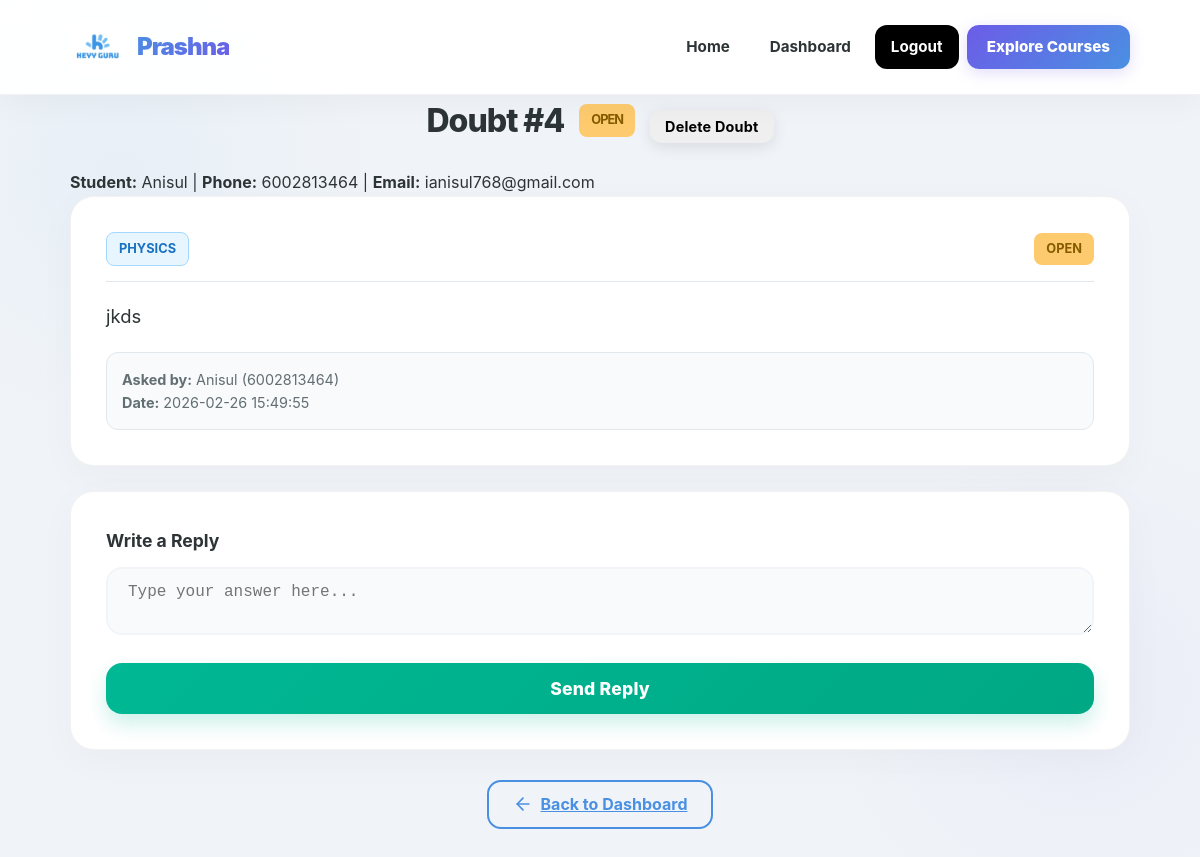
Page /mentor/view_doubt.php?id=4 (signed in) on the committed database.
### tables this page shows
CREATE TABLE doubts (
        id INTEGER PRIMARY KEY AUTOINCREMENT,
        student_id INTEGER NOT NULL,
        subject TEXT NOT NULL,
        question_text TEXT NOT NULL,
        status TEXT NOT NULL DEFAULT 'open' CHECK(status IN ('open','answered')),
        created_at DATETIME NOT NULL DEFAULT (datetime('now')),
        answered_at DATETIME DEFAULT NULL,
        FOREIGN KEY (student_id) REFERENCES users(id) ON DELETE CASCADE
    );

CREATE TABLE users (
        id INTEGER PRIMARY KEY AUTOINCREMENT,
        role TEXT NOT NULL DEFAULT 'student' CHECK(role IN ('student','mentor')),
        name TEXT NOT NULL,
        phone TEXT NOT NULL,
        email TEXT DEFAULT NULL,
        password_hash TEXT NOT NULL,
        created_at DATETIME NOT NULL DEFAULT (datetime('now'))
    );

### helpers.php (called while the page is built, shortened)
<?php
function h(?string $s): string {
    return htmlspecialchars($s ?? '', ENT_QUOTES, 'UTF-8');
}

### mentor/view_doubt.php (the view, shortened to what this page needs)
<?php
require_once __DIR__ . '/../helpers.php';
$pdo = getDB();
$id = (int)($_GET['id'] ?? 0);
$stmt = $pdo->prepare("SELECT d.*, u.name as student_name, u.phone as student_phone, u.email as student_email FROM doubts d JOIN users u ON d.student_id = u.id WHERE d.id = ?");
$stmt->execute([$id]);
$doubt = $stmt->fetch();
?>
<!DOCTYPE html>
<html lang="en">
<head>
    <link rel="stylesheet" href="/css/style.css">
</head>
<body>
    <nav class="navbar">
        <div class="container">
            <a href="/" class="brand">
                <img src="/css/logo.jpg" alt="<?= h(APP_NAME) ?> Logo" class="logo">
                <span><?= h(APP_NAME) ?></span>
            </a>
            <div class="nav-links" id="navLinks">
                <a href="/">Home</a>
                <a href="/mentor/dashboard.php">Dashboard</a>
                <a href="/logout.php" class="btn-heyyguru">Logout</a>
                <a href="https://heyyguru.in/courses" class="btn-explore">Explore Courses</a>
            </div>
        </div>
    </nav>
    <div class="container">
        <h1 class="page-title" style="display:flex; justify-content:center; align-items:center; gap:15px;">
            Doubt #<?= $id ?>
            <span class="badge badge-<?= $doubt['status'] ?>"><?= h($doubt['status']) ?></span>
            <form method="POST" onsubmit="return confirm('Are you sure you want to delete this doubt?');" style="display:inline;">
                <button type="submit" name="delete_doubt" class="btn btn-sm btn-danger" style="padding: 8px 15px; font-size: 0.9rem;">Delete Doubt</button>
            </form>
        </h1>
        <div class="student-info">
            <strong>Student:</strong> <?= h($doubt['student_name']) ?> |
            <strong>Phone:</strong> <?= h($doubt['student_phone']) ?>
            <?php if ($doubt['student_email']): ?> | <strong>Email:</strong> <?= h($doubt['student_email']) ?><?php endif; ?>
        </div>
        <div class="card doubt-detail-card">
            <div class="doubt-header" style="display:flex; justify-content:space-between; align-items:center; margin-bottom:20px; padding-bottom:15px; border-bottom:1px solid var(--border);">
                <span class="badge badge-secondary" style="background:#e7f5ff; color:#1971c2; border:1px solid #a5d8ff;"><?= h($doubt['subject']) ?></span>
                <span class="badge badge-<?= $doubt['status'] ?>"><?= h($doubt['status']) ?></span>
            </div>
            <div class="doubt-content">
                <p style="white-space:pre-wrap; font-size:1.15rem; color:var(--text); line-height:1.6; margin-bottom:20px;"><?= h($doubt['question_text']) ?></p>
                <div class="doubt-footer" style="font-size:0.9rem; color:var(--text-light); background:#f8fafc; padding:15px; border-radius:12px; border:1px solid var(--border);">
                    <strong>Asked by:</strong> <?= h($doubt['student_name']) ?> (<?= h($doubt['student_phone']) ?>)<br>
                    <strong>Date:</strong> <?= h($doubt['created_at']) ?>
                </div>
            </div>
        </div>
        <div class="card">
            <h2 style="font-size:1.1rem;margin-bottom:12px;">Write a Reply</h2>
            <form method="POST">
                <div class="form-group">
                    <textarea name="answer_text" required placeholder="Type your answer here..."><?= h($_POST['answer_text'] ?? '') ?></textarea>
                </div>
                <button type="submit" class="btn btn-primary btn-block" style="background: linear-gradient(135deg, var(--success) 0%, #00a884 100%); font-weight: 800; padding: 15px; border-radius: 16px; font-size: 1.1rem; box-shadow: 0 10px 20px rgba(0, 184, 148, 0.2);">Send Reply</button>
            </form>
        </div>
        <div style="margin: 30px 0; text-align: center;">
            <a href="/mentor/dashboard.php" class="btn-outline">
                <svg xmlns="http://www.w3.org/2000/svg" width="20" height="20" viewBox="0 0 24 24" fill="none" stroke="currentColor" stroke-width="2" stroke-linecap="round" stroke-linejoin="round"><line x1="19" y1="12" x2="5" y2="12"></line><polyline points="12 19 5 12 12 5"></polyline></svg>
                Back to Dashboard
            </a>
        </div>
    </div>
</body>
</html>

### css/style.css (style rules this page uses)
* { margin: 0; padding: 0; box-sizing: border-box; }
:root { --primary: #4A90E2; --primary-light: #EBF3FF; --primary-dark: #357ABD; --secondary: #6C5CE7; --accent: #FF7675; --bg: #F0F4F8; --card: #FFFFFF; --text: #2D3436; --text-light: #636E72; --border: #E1E8ED; --success: #00B894; --danger: #D63031; --warning: #FDCB6E; --radius: 16px; --shadow: 0 10px 30px rgba(0,0,0,0.05); --transition: all 0.3s cubic-bezier(0.4, 0, 0.2, 1); }
body { font-family: 'Inter', 'Segoe UI', system-ui, -apple-system, sans-serif; background: var(--bg); color: var(--text); line-height: 1.6; min-height: 100vh; background-image: radial-gradient(circle at 10% 20%, rgba(74, 144, 226, 0.05) 0%, transparent 20%), radial-gradient(circle at 90% 80%, rgba(108, 92, 231, 0.05) 0%, transparent 20%); }
.container { max-width: 1100px; margin: 0 auto; padding: 0 20px; }
.navbar { background: rgba(255, 255, 255, 0.95); backdrop-filter: blur(15px); -webkit-backdrop-filter: blur(15px); padding: 12px 0; box-shadow: 0 8px 32px rgba(0,0,0,0.04); position: sticky; top: 0; z-index: 1000; border-bottom: 1px solid rgba(0,0,0,0.05); }
.navbar .container { display: flex; justify-content: space-between; align-items: center; position: relative; height: 70px; }
.navbar .brand { display: flex; align-items: center; gap: 12px; text-decoration: none; flex-shrink: 0; }
.navbar .logo { height: 55px; width: 55px; border-radius: 12px; object-fit: cover; }
.navbar .brand span { font-size: 1.5rem; font-weight: 900; background: linear-gradient(135deg, var(--primary) 0%, var(--secondary) 100%); -webkit-background-clip: text; -webkit-text-fill-color: transparent; letter-spacing: -1px; }
.navbar .nav-links { display: flex; gap: 8px; align-items: center; margin-left: auto; }
.navbar .nav-links a { color: var(--text); font-weight: 700; font-size: 0.95rem; padding: 10px 16px; border-radius: 12px; transition: var(--transition); text-decoration: none; white-space: nowrap; }
.btn-explore { background: linear-gradient(135deg, #6C5CE7 0%, #4A90E2 100%) !important; color: #fff !important; padding: 10px 20px !important; border-radius: 12px !important; font-weight: 800 !important; text-decoration: none !important; transition: all 0.4s cubic-bezier(0.175, 0.885, 0.32, 1.275) !important; display: inline-flex !important; align-items: center !important; gap: 8px !important; border: none !important; box-shadow: 0 4px 15px rgba(108, 92, 231, 0.2) !important; position: relative; overflow: hidden; }
.btn-explore::after { content: ''; position: absolute; top: -50%; left: -50%; width: 200%; height: 200%; background: rgba(255,255,255,0.1); transform: rotate(45deg); transition: 0.5s; opacity: 0; }
.badge { padding: 6px 12px; border-radius: 8px; font-size: 0.8rem; font-weight: 700; text-transform: uppercase; }
.badge-open { background: var(--warning); color: #855B00; }
.badge-secondary { background: var(--primary-light); color: var(--primary); }
.form-group { margin-bottom: 20px; }
.btn { display: inline-block; padding: 12px 28px; border-radius: 12px; font-weight: 700; letter-spacing: 0.2px; box-shadow: 0 4px 15px rgba(0,0,0,0.1); cursor: pointer; transition: var(--transition); text-decoration: none; border: none; font-family: inherit; }
.btn-primary { background: linear-gradient(135deg, var(--primary) 0%, var(--primary-dark) 100%); color: #fff; }
.btn-block { display: block; width: 100%; }
.card { background: var(--card); border-radius: 24px; padding: 35px; margin-bottom: 25px; border: 1px solid rgba(0,0,0,0.05); box-shadow: 0 10px 40px rgba(0,0,0,0.03); transition: var(--transition); }
.form-group input, .form-group select, .form-group textarea { width: 100%; padding: 14px 20px; border: 2px solid #F1F5F9; border-radius: 16px; font-size: 1rem; transition: all 0.3s ease; background: #F8FAFC; }
.btn-outline { background: transparent; color: var(--primary); border: 2px solid var(--primary); padding: 10px 24px; border-radius: 14px; font-weight: 700; display: inline-flex; align-items: center; gap: 8px; transition: var(--transition); }
.btn-heyyguru { background: #000; color: #fff !important; padding: 10px 20px; border-radius: 12px; font-weight: 700; text-decoration: none; transition: var(--transition); display: inline-flex; align-items: center; gap: 8px; }
.page-title { margin-bottom: 24px; font-weight: 850; letter-spacing: -1px; text-align: center; }

### rows in the picture
doubts: status "OPEN", student.name "Anisul", student.phone "6002813464", student.email "ianisul768@gmail.com", subject "PHYSICS", question_text "jkds", created_at "2026-02-26 15:49:55"

### other values in the picture
APP_NAME "Prashna"
$id "4"
